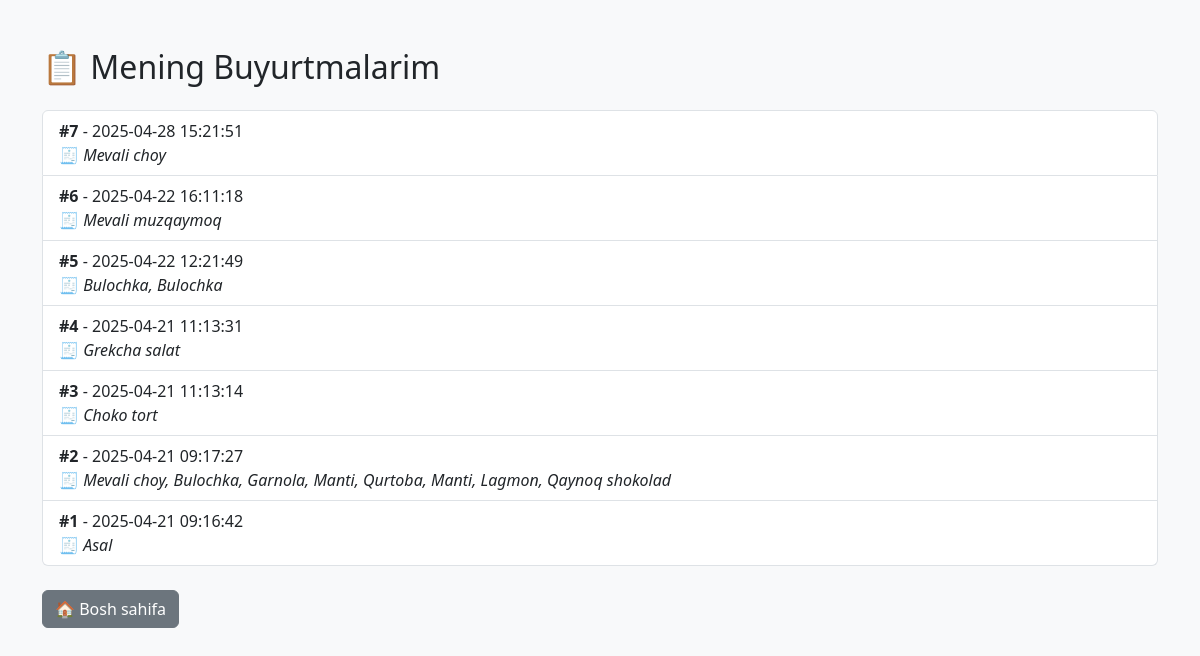
Page /buyurtmalarim on the committed database.
### tables this page shows
CREATE TABLE orders (
            id INTEGER PRIMARY KEY AUTOINCREMENT,
            items TEXT,
            date TEXT
        );

### app.py (the view)
@app.route('/buyurtmalarim')
def orders():
    conn = sqlite3.connect('orders.db')
    c = conn.cursor()
    c.execute("SELECT * FROM orders ORDER BY date DESC")
    orders = c.fetchall()
    conn.close()
    return render_template("buyurtmalar.html", orders=orders)

### templates/buyurtmalar.html (shortened to what this page needs)
<!DOCTYPE html>
<html lang="uz">
<head>
    <link href="https://cdn.jsdelivr.net/npm/bootstrap@5.3.0/dist/css/bootstrap.min.css" rel="stylesheet">
</head>
<body class="bg-light">
    <div class="container py-5">
        <h2 class="mb-4">📋 Mening Buyurtmalarim</h2>
        {% if orders %}
            <ul class="list-group">
                {% for order in orders %}
                <li class="list-group-item">
                    <strong>#{{ order[0] }}</strong> - {{ order[2] }} <br>
                    🧾 <em>{{ order[1] }}</em>
                </li>
                {% endfor %}
            </ul>
        {% else %}
            <p>Hech qanday buyurtma mavjud emas.</p>
        {% endif %}
        <a href="{{ url_for('home') }}" class="btn btn-secondary mt-4">🏠 Bosh sahifa</a>
    </div>
</body>
</html>

### rows in the picture
orders: id "7", date "2025-04-28 15:21:51", items "Mevali choy"
orders: id "6", date "2025-04-22 16:11:18", items "Mevali muzqaymoq"
orders: id "5", date "2025-04-22 12:21:49", items "Bulochka, Bulochka"
orders: id "4", date "2025-04-21 11:13:31", items "Grekcha salat"
orders: id "3", date "2025-04-21 11:13:14", items "Choko tort"
orders: id "2", date "2025-04-21 09:17:27", items "Mevali choy, Bulochka, Garnola, Manti, Qurtoba, Manti, Lagmon, Qaynoq shokolad"
orders: id "1", date "2025-04-21 09:16:42", items "Asal"
